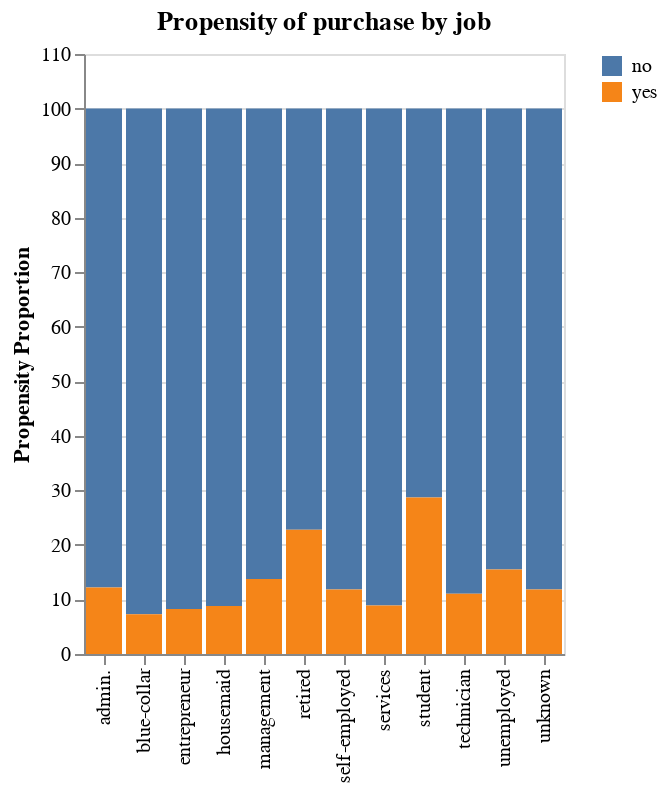

The code cell stored with this chart in its notebook:
### Code cell
# Visualising the relationship using altair
#Using columns from Datframe noted above for job, newly created column catProp, and y (yes/no)
##alt.Chart(jobComb).mark_bar().encode(alt.X('job',title=''), alt.Y('catProp', title='Propensity Proportion'), color='y')
alt.Chart(jobComb, title="Propensity of purchase by job").mark_bar().encode(alt.X('job',title=''), 
                                     alt.Y('catProp', title='Propensity Proportion'), color=alt.Color('y', legend=alt.Legend(title='')))

### Figure 1 — Vega-Lite specification as saved in the notebook (floating-point values rounded to 4 significant figures)
{"config": {"view": {"continuousWidth": 400, "continuousHeight": 300}}, "data": {"name": "data-b977da62704cadd02ac6f027bfaf2b18"}, "mark": "bar", "encoding": {"color": {"field": "y", "legend": {"title": ""}, "type": "nominal"}, "x": {"field": "job", "title": "", "type": "nominal"}, "y": {"field": "catProp", "title": "Propensity Proportion", "type": "quantitative"}}, "title": "Propensity of purchase by job", "$schema": "https://vega.github.io/schema/vega-lite/v4.17.0.json", "datasets": {"data-b977da62704cadd02ac6f027bfaf2b18": [{"job": "admin.", "y": "no", "jobCat": 4540, "jobGrpTotal": 5171, "catProp": 87.8}, {"job": "admin.", "y": "yes", "jobCat": 631, "jobGrpTotal": 5171, "catProp": 12.2}, {"job": "blue-collar", "y": "no", "jobCat": 9024, "jobGrpTotal": 9732, "catProp": 92.73}, {"job": "blue-collar", "y": "yes", "jobCat": 708, "jobGrpTotal": 9732, "catProp": 7.275}, {"job": "entrepreneur", "y": "no", "jobCat": 1364, "jobGrpTotal": 1487, "catProp": 91.73}, {"job": "entrepreneur", "y": "yes", "jobCat": 123, "jobGrpTotal": 1487, "catProp": 8.272}, {"job": "housemaid", "y": "no", "jobCat": 1131, "jobGrpTotal": 1240, "catProp": 91.21}, {"job": "housemaid", "y": "yes", "jobCat": 109, "jobGrpTotal": 1240, "catProp": 8.79}, {"job": "management", "y": "no", "jobCat": 8157, "jobGrpTotal": 9458, "catProp": 86.24}, {"job": "management", "y": "yes", "jobCat": 1301, "jobGrpTotal": 9458, "catProp": 13.76}, {"job": "retired", "y": "no", "jobCat": 1748, "jobGrpTotal": 2264, "catProp": 77.21}, {"job": "retired", "y": "yes", "jobCat": 516, "jobGrpTotal": 2264, "catProp": 22.79}, {"job": "self-employed", "y": "no", "jobCat": 1392, "jobGrpTotal": 1579, "catProp": 88.16}, {"job": "self-employed", "y": "yes", "jobCat": 187, "jobGrpTotal": 1579, "catProp": 11.84}, {"job": "services", "y": "no", "jobCat": 3785, "jobGrpTotal": 4154, "catProp": 91.12}, {"job": "services", "y": "yes", "jobCat": 369, "jobGrpTotal": 4154, "catProp": 8.883}, {"job": "student", "y": "no", "jobCat": 669, "jobGrpTotal": 938, "catProp": 71.32}, {"job": "student", "y": "yes", "jobCat": 269, "jobGrpTotal": 938, "catProp": 28.68}, {"job": "technician", "y": "no", "jobCat": 6757, "jobGrpTotal": 7597, "catProp": 88.94}, {"job": "technician", "y": "yes", "jobCat": 840, "jobGrpTotal": 7597, "catProp": 11.06}, {"job": "unemployed", "y": "no", "jobCat": 1101, "jobGrpTotal": 1303, "catProp": 84.5}, {"job": "unemployed", "y": "yes", "jobCat": 202, "jobGrpTotal": 1303, "catProp": 15.5}, {"job": "unknown", "y": "no", "jobCat": 254, "jobGrpTotal": 288, "catProp": 88.19}, {"job": "unknown", "y": "yes", "jobCat": 34, "jobGrpTotal": 288, "catProp": 11.81}]}}
